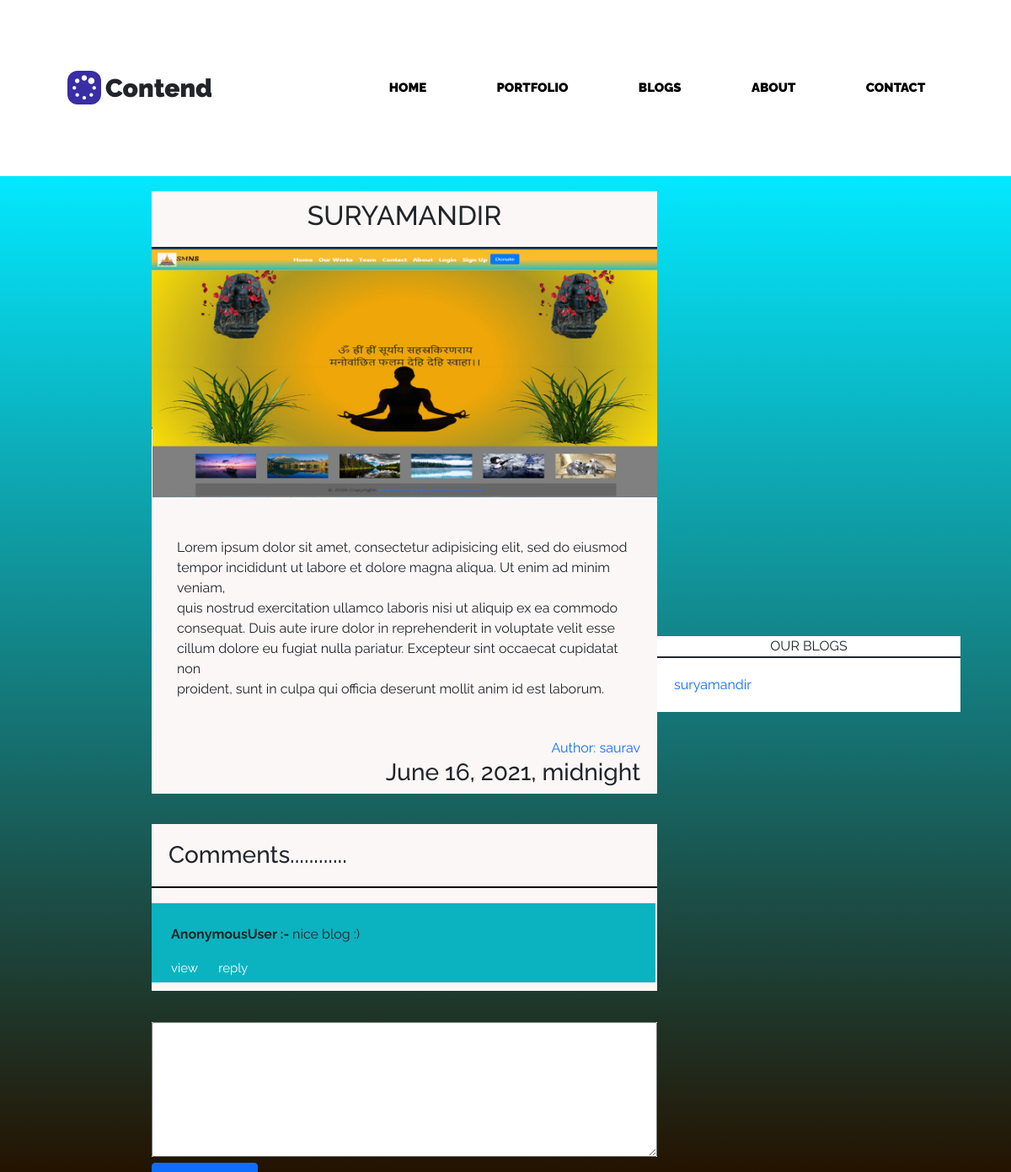
The app's page /blog/suryamandir/ with its own data.
### blog/models.py (models this page shows, shortened)
class BlogPost(models.Model):
	user = models.ForeignKey(User,on_delete=models.CASCADE,related_name ='blog')
	image   = models.ImageField(upload_to='Blog_image/%Y/%m/%d', blank=True, null=True)
	title = models.CharField(max_length=120)
	category = models.ForeignKey(Category,on_delete=models.CASCADE,related_name ='category')
	slug = models.SlugField(unique=True)
	content = RichTextUploadingField(null=True,blank=True)
	views = models.IntegerField(default=0,blank=True,null=True)
	likes = models.IntegerField(default=0,blank=True,null=True)
	publish_date = models.DateTimeField(auto_now=False, auto_now_add=False, null=True, blank=True)
	timestamp = models.DateTimeField(auto_now_add=True)
	updated = models.DateTimeField(auto_now=True)
	objects = BlogPostManager()
	class Meta:
	    ordering = ['-publish_date', '-updated', '-timestamp']
	def get_absolute_url(self):
		return f"/blog/{self.slug}"

class BlogComment(models.Model):
	readername = models.CharField(max_length=120)
	blog = models.ForeignKey(BlogPost,on_delete=models.CASCADE)
	comment = models.TextField()
	updated = models.DateTimeField(auto_now=True)
	class Meta:
	    ordering = ['-updated']

### blog/views.py (the view, shortened to what this page needs)
# urls.py: path('<str:slug>/',BlogPostView,name="blogview"),
def BlogPostView(request,slug):
    try:
        print(request.user)
        qs = BlogPost.objects.filter(slug=slug,user=request.user).exists()
    except Exception as e:
        print("in exception block",e)
        qs = BlogPost.objects.filter(slug=slug)
        qrs = BlogPost.objects.get(slug=slug)
        comnt = BlogComment.objects.filter(blog=qrs.id).order_by('-updated')
        reply = CommentReply.objects.all()
        context = {"object_list":qs,"comment":comnt,"reply":reply,"value":False}
        return render(request,"blog/blogview.html",context)

### blog/models.py (called while the page is built)
    def get_queryset(self):
        return BlogPostQuerySet(self.model, using=self._db)

### template/blog/blogview.html (shortened to what this page needs)
{% extends 'blog/bloghome.html'%}
{% block blog %}
 {% for object in object_list%}
 <div class="blog_div">
  <div class="blog_body">
   <div class="blog_title" ><h2 style="padding:10px;">{{object.title}}</h2></div>
   <div class=" blog_img">
     {% if object.image %}
        <a href="{{ object.get_absolute_url }}">
          <img src="{{object.image.url}}">
            </a>
      {% endif %}
   </div>
   <div class="blog_details">
    <p>{{object.content|safe}}</p>
   </div>
   <div class="blog_footer">
            <a href="#">Author: {{object.user}}</a>
            {% if object.publish_date is None %}
            <h3>Not Published</h3>
            {% else %}
            <h3> {{object.publish_date}}</h3>
            {% endif %}
      </div>
 </div>
 <div class="blog_body" style="max-height: 15rem; overflow-y: auto;">
  <h3 style="padding:20px;border-bottom: 2px solid black;">Comments............</h3>
 <div class="row" style="width:100%">
  {% for obj in comment%}
  <div class="col-md-12" style="background-color:#0bb3c0;; margin:10px; padding:5px;">
    <p  style="margin-left:20px; margin-top:20px;"><strong>{{obj.readername}} :- </strong>{{obj.comment}} :)</p>
      <a href="#" id="{{obj.id}}" onclick="replyview(this)" style="margin-left:20px; font-size: 15px; color:white">view</a>
      <a href="#" id="{{obj.id}}btn" onclick="reply(this)" style="margin-left:20px; font-size: 15px; color:white">reply</a>
  </div>
    {% endfor %}
</div>
</div>
<div class="blog_body">
<div class="row">
   <div class="col-md-12">
      <form method="POST" action="{% url 'comment' %}" style="width:100%;height: 10rem;"> {% csrf_token %}
            <textarea name="comment" style="width: 100%; height:10rem; padding: 20px; font-size: 20px; font-family: 'ubuntu' sans-serif;"></textarea>
      <button type="submit" class="btn btn-primary" style="padding-right: 25px; padding-left: 25px;">Comment</button>
    </form>
   </div>
 </div>
</div>
 {%endfor%}
</div>
{% endblock blog %}

### template/blog/bloghome.html (shortened to what this page needs)
{% extends 'base.html' %}
{% load crispy_forms_tags %}
{% block content %}
<div class="blog_div">
    {% block blog %}{% endblock blog %}
  <div class="blog_right">
                  <div class="blog_title">Our Blogs</div>
                  <div class="card-body" style="padding:20px;">
                        {% for object in object_list %}
                          <div class="title">
                            <a href="{{object.get_absolute_url}}">{{object.title}}</a>
                          </div>
                        {% endfor %}
                  </div>
              </div>
              </div>
{% endblock %}

### static/css/sauravPortfolio.css (style rules this page uses)
* { margin: 0; padding: 0; font-family: 'Raleway', sans-serif; box-sizing: border-box; }
.blog_div { width: 100%; height: 85vh; background: linear-gradient(0deg, rgba(36,19,0,1) 0%, rgba(3,232,255,1) 100%, rgba(0,212,255,1) 100%); display: flex; position: relative; flex-wrap: wrap; justify-content: space-around; align-items: center; overflow: auto; }
.blog_body { position: relative; margin: 10px; width: 50%; height: auto; left: -10%; background-color: #fbf7f7; }
.blog_title { width: 100%; height: 10%; text-align: center; text-transform: uppercase; border-bottom: 2px solid; }
.blog_img { width: 100%; max-width: 100%; height: auto; }
.blog_img img { width: 100%; max-width: 100%; height: auto; }
.blog_details { width: 100%; height: 50%; padding: 30px; }
.blog_footer { text-align: right; padding-right: 20px; }
.blog_footer a { text-decoration: none; }
.blog_right { position: fixed; width: 30%; top: 2; right: 5%; background-color: white; }
a { text-decoration: none; }

### records on screen
BlogPost: title "SURYAMANDIR", image (picture), content "Lorem ipsum dolor sit amet, consectetur adipisicing elit, sed do eiusmod tempor incididunt ut labore et dolore magna aliqua. Ut enim ad minim veniam, quis nostrud exercitation ullamco laboris nisi ut aliquip ex ea commodo consequat. Duis aute irure dolor in reprehenderit in voluptate velit esse cillum dolore eu fugiat nulla pariatur. Excepteur sint occaecat cupidatat non proident, sunt in culpa qui officia deserunt mollit anim id est laborum.", user "saurav", publish_date "June 16, 2021, midnight", title "suryamandir"
BlogComment: readername "AnonymousUser", comment "nice blog"
